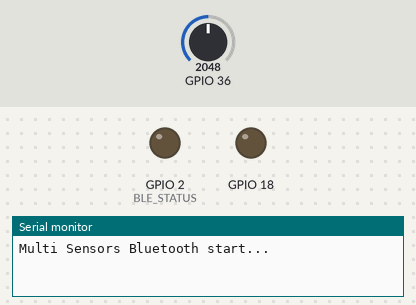
The program below on a simulated ESP32. Parts: output pins drawn as LEDs (lit = HIGH), the last lines printed to the serial monitor. The test bench sets the inputs (shaded band); at power-on: GPIO 36 = 2048. Nothing arrives over Bluetooth unless stated; a phone connects over Bluetooth LE 3 s after start.

Above: at 0.6 s.
At 3.6 s:
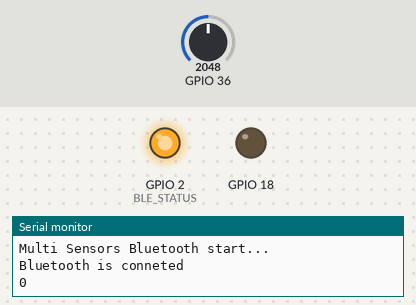
Timing chart, 0 to 5.1 s (numbered marks = the images above):
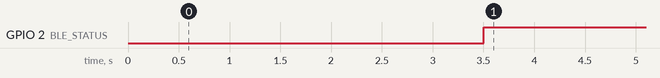

Measured:
- by itself, GPIO 2 (BLE_STATUS): LOW → HIGH at 3.5 s

The program:

main.cpp
```cpp
/*
    Multi Sensors Bluetooth
    Author: Supachai Chaimangua (Tor)
    UpdatedDate: 2018-10-30T22:30:00+07:00
    CreatedDate: 2018-10-29T18:10:00+07:00

    Comment:

    Based on Neil Kolban example for IDF: https://github.com/nkolban/esp32-snippets/blob/master/cpp_utils/tests/BLE%20Tests/SampleServer.cpp
    Ported to Arduino ESP32 by Evandro Copercini

    Hardware: https://github.com/LilyGO/TTGO-T8-ESP32
*/

#include <Arduino.h>
#include <ArduinoJson.h>

#include <BLEDevice.h>
#include <BLEUtils.h>
#include <BLEServer.h>
#include <BLE2902.h>
#include <nvs.h>
#include <nvs_flash.h>

#define BLE_STATUS 2

#define SERVICE_UUID        "4fafc201-1fb5-459e-8fcc-c5c9c331914b"
#define CHARACTERISTIC_UUID "beb5483e-36e1-4688-b7f5-ea07361b26a8"

BLEServer *pServer;
BLEService *pService;
BLECharacteristic *pCharacteristic;

bool bleConnected = false;
bool oldBleConnected = false;

uint8_t value = 0;


class ServerCallbacks: public BLEServerCallbacks {
    void onConnect(BLEServer* pServer) {
       digitalWrite(BLE_STATUS, HIGH);
       bleConnected = true;
       Serial.println("Bluetooth is conneted");
    };

    void onDisconnect(BLEServer* pServer) {
       digitalWrite(BLE_STATUS, LOW);
    }
};

class Callbacks: public BLECharacteristicCallbacks {
  void onWrite(BLECharacteristic *pCharacteristic) {

  }
};

void setup() {
  Serial.begin(115200);
  delay(500);
  Serial.println("Multi Sensors Bluetooth start...");

  pinMode(BLE_STATUS, OUTPUT); // Blue tooth
  pinMode(5, INPUT);
  pinMode(18, OUTPUT);
  pinMode(36, INPUT);
  BLEDevice::init("MultiSensors-Temperature");
  pServer = BLEDevice::createServer();

  pService = pServer->createService(SERVICE_UUID);

 pCharacteristic = pService->createCharacteristic(
                                         CHARACTERISTIC_UUID,
                                         BLECharacteristic::PROPERTY_READ |
                                         BLECharacteristic::PROPERTY_WRITE |
                                         BLECharacteristic::PROPERTY_NOTIFY |
                                         BLECharacteristic::PROPERTY_INDICATE
                                       );
  pCharacteristic->addDescriptor(new BLE2902());
  pServer->setCallbacks(new ServerCallbacks());
  // pCharacteristic->setCallbacks(new Callbacks());

  pService->start();

  BLEAdvertising *pAdvertising = pServer->getAdvertising();
  pAdvertising->start();
}

void loop() {
  // notify changed value
  if (bleConnected) {
    value = analogRead(36);
    Serial.println(value);
    pCharacteristic->setValue(&value, 1);
    pCharacteristic->notify();
  }
  // disconnecting
  if (!bleConnected && oldBleConnected) {
      delay(500); // give the bluetooth stack the chance to get things ready
      pServer->startAdvertising(); // restart advertising
      Serial.println("Start advertising");
      oldBleConnected = bleConnected;
  }
  // connecting
  if (bleConnected && !oldBleConnected) {
      // do stuff here on connecting
      oldBleConnected = bleConnected;
  }
  delay(100);
}
```
